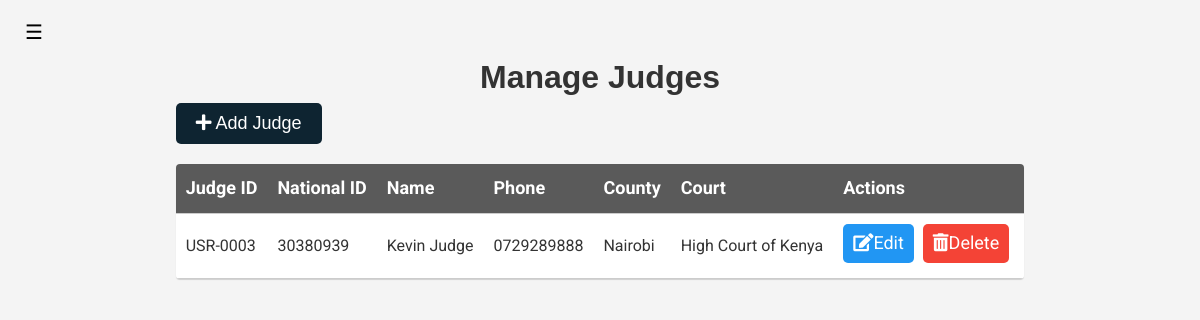
/admin-manage-judge (signed in), run on the app's committed database.
### court_proceedings_management_application/models.py (models this page shows, shortened)
class User(AbstractUser, PermissionsMixin):
    ROLES = (
        ('admin', 'Admin'),
        ('clerk', 'Clerk'),
        ('judge', 'Judge'),
        ('participant', 'Participant'),
        ('lawyer', 'Lawyer'),
    )
    COUNTY_CHOICES = (
        ('Baringo', 'Baringo'),
        ('Bomet', 'Bomet'),
        ('Bungoma', 'Bungoma'),
        ('Busia', 'Busia'),
        ('Elgeyo Marakwet', 'Elgeyo Marakwet'),
        ('Embu', 'Embu'),
        ('Garissa', 'Garissa'),
        ('Homa Bay', 'Homa Bay'),
        ('Isiolo', 'Isiolo'),
        ('Kajiado', 'Kajiado'),
        ('Kakamega', 'Kakamega'),
        ('Kericho', 'Kericho'),
        ('Kiambu', 'Kiambu'),
        ('Kilifi', 'Kilifi'),
        ('Kirinyaga', 'Kirinyaga'),
        ('Kisii', 'Kisii'),
        ('Kisumu', 'Kisumu'),
        ('Kitui', 'Kitui'),
        ('Kwale', 'Kwale'),
        ('Laikipia', 'Laikipia'),
        ('Lamu', 'Lamu'),
        ('Machakos', 'Machakos'),
        ('Makueni', 'Makueni'),
        ('Mandera', 'Mandera'),
        ('Marsabit', 'Marsabit'),
        ('Meru', 'Meru'),
        ('Migori', 'Migori'),
        ('Mombasa', 'Mombasa'),
        ('Murang\'a', 'Murang\'a'),
        ('Nairobi', 'Nairobi'),
        ('Nakuru', 'Nakuru'),
        ('Nandi', 'Nandi'),
        ('Narok', 'Narok'),
        ('Nyamira', 'Nyamira'),
        ('Nyandarua', 'Nyandarua'),
        ('Nyeri', 'Nyeri'),
        ('Samburu', 'Samburu'),
        ('Siaya', 'Siaya'),
        ('Taita Taveta', 'Taita Taveta'),
        ('Tana River', 'Tana River'),
        ('Tharaka Nithi', 'Tharaka Nithi'),
    )
    TRIBE_CHOICES = (
        ('Kikuyu', 'Kikuyu'),
        ('Luhya', 'Luhya'),
        ('Luo', 'Luo'),
        ('Kalenjin', 'Kalenjin'),
        ('Kamba', 'Kamba'),
        ('Kisii', 'Kisii'),
        ('Mijikenda', 'Mijikenda'),
        ('Meru', 'Meru'),
        ('Turkana', 'Turkana'),
        ('Maasai', 'Maasai'),
        ('Embu', 'Embu'),
        ('Taita', 'Taita'),
        ('Giriama', 'Giriama'),
        ('Rendille', 'Rendille'),
        ('Borana', 'Borana'),
        ('Samburu', 'Samburu'),
        ('Pokomo', 'Pokomo'),
        ('Orma', 'Orma'),
        ('Elmolo', 'Elmolo'),
        ('Digo', 'Digo'),
        ('Swahili', 'Swahili'),
        ('Taveta', 'Taveta'),
        ('Kuria', 'Kuria'),
        ('Mbeere', 'Mbeere'),
        ('Tharaka', 'Tharaka'),
        ('Gusii', 'Gusii'),
        ('Ilchamus', 'Ilchamus'),
        ('Kalenjin', 'Kalenjin'),
        ('Kamba', 'Kamba'),
        ('Kikuyu', 'Kikuyu'),
        ('Kisii', 'Kisii'),
        ('Kuria', 'Kuria'),
        ('Luhya', 'Luhya'),
        ('Luo', 'Luo'),
        ('Maasai', 'Maasai'),
        ('Meru', 'Meru'),
        ('Mijikenda', 'Mijikenda'),
        ('Pokomo', 'Pokomo'),
        ('Rendille', 'Rendille'),
        ('Samburu', 'Samburu'),
        ('Somali', 'Somali'),
        ('Swahili', 'Swahili'),
        ('Taita', 'Taita'),
        ('Taveta', 'Taveta'),
        ('Tharaka', 'Tharaka'),
        ('Turkana', 'Turkana'),
        ('Gabra', 'Gabra'),
        ('Giriama', 'Giriama'),
    )
    GENDER_CHOICES = (
        ('male', 'Male'),
        ('female', 'Female'),
        ('prefer not to say', 'Prefer not to say'),
    )
    profile_image = models.ImageField(upload_to='profile_images/', null=True, blank=True, default='profile_images'
                                                                                                  '/default.png')
    user_id = models.CharField(max_length=30, unique=True)
    first_name = models.CharField(max_length=30)
    last_name = models.CharField(max_length=30, null=True, blank=True)
    username = models.CharField(max_length=30, unique=True)
    email = models.EmailField(unique=True)
    role = models.CharField(max_length=30, choices=ROLES, default='observer')
    national_id = models.IntegerField(unique=True)
    county_of_residence = models.CharField(max_length=30, choices=COUNTY_CHOICES, default='Nairobi')
    phone_number = models.CharField(max_length=15, blank=True)
    gender = models.CharField(max_length=30, choices=GENDER_CHOICES, default='prefer not to say')
    tribe = models.CharField(max_length=30, choices=TRIBE_CHOICES, default='Kikuyu')
    date_of_birth = models.DateField()
    address = models.CharField(max_length=255)
    password = models.CharField(max_length=30)
    is_active = models.BooleanField(default=True)
    is_staff = models.BooleanField(default=False)
    is_superuser = models.BooleanField(default=False)
    date_joined = models.DateTimeField(auto_now_add=True)
    created_by = models.ForeignKey('self', on_delete=models.SET_NULL, null=True, blank=True)
    is_approved = models.BooleanField(default=False)
    courts = models.ManyToManyField('Court', related_name='users', blank=True)
    @property
    def is_authenticated(self):
        return bool(self.username and self.password)

class Court(models.Model):
    COURT_TYPES = (
        ('high court', 'High Court'),
        ('magistrate court', 'Magistrate Court'),
        ('environment court', 'Environment and Land Court'),
        ('labour court', 'Employment and Labour Court'),
        ('anti-corruption court', 'Anti-Corruption Court'),
        ('children court', 'Children\'s Court'),
        ('maritime court', 'Maritime Court'),
        ('military court', 'Military Court'),
        ('tax court', 'Tax Court'),
        ('appeal court', 'Court of Appeal'),
        ('supreme court', 'Supreme Court'),
    )
    name = models.CharField(max_length=255)
    court_id = models.CharField(max_length=30, unique=True)
    court_logo = models.ImageField(upload_to='court_logos/', null=True, blank=True,
                                   default='../static/images/default_court.png')
    court_email = models.EmailField()
    court_phone = models.CharField(max_length=15, blank=True)
    court_address = models.CharField(max_length=255)
    location = models.CharField(max_length=255, choices=User.COUNTY_CHOICES)
    court_type = models.CharField(max_length=255, choices=COURT_TYPES)
    created_by = models.ForeignKey(User, on_delete=models.CASCADE)
    created_on = models.DateTimeField(auto_now_add=True, null=True)

### court_proceedings_management_application/views.py (the view)
# urls.py: path('admin-manage-judge', views.AdminManageJudgeView.as_view(), name='admin-manage-judge'),
class AdminManageJudgeView(View):
    def __init__(self, *args, **kwargs):
        super().__init__(*args, **kwargs)
        self.user_service = UserService()
    def get(self, request):
        if not request.user.is_authenticated:
            return redirect('login')
        user = request.user
        user_info = self.user_service.get_user_info(user.username)
        try:
            judges = self.user_service.get_user_by_role('judge')
        except:
            judges = None
            messages.error(request, 'No judges found in the database', extra_tags='toast')
        context = {
            'user_info': user_info,
            'judges': judges
        }
        return render(request, 'admin-manage-judge.html', context)

### court_proceedings_management_application/interfaces/user_database.py (called while the page is built)
    def get_user_info(self, username):
        try:
            return get_object_or_404(User, username=username)
        except User.DoesNotExist:
            return UserDoesNotExist(f'User with username {username} does not exist')

    def get_user_by_role(self, role):
        try:
            return User.objects.filter(role=role)
        except User.DoesNotExist:
            return UserDoesNotExist(f'User with role {role} does not exist')

### court_proceedings_management_application/interfaces/user_service.py (called while the page is built)
    def get_user_info(self, username):
        try:
            return self.user_database.get_user_info(username)
        except UserDoesNotExist as e:
            print(e)
            return None

    def get_user_by_role(self, role):
        try:
            return self.user_database.get_user_by_role(role)
        except UserDoesNotExist as e:
            print(e)
            return None

### templates/admin-manage-judge.html (shortened to what this page needs)
{% extends 'sidebar.html' %}
{% load static %}
    {% block title %}
        Manage Judges
    {% endblock %}
    {% block content %}
        <article aria-label="clerk-table">
            <button class="btn btn-primary btn-primary-action" onclick="redirectToCreateClerk()"><i
                    class="fas fa-plus"></i> Add
                Judge
            </button>
            <div class="table-container">
                <table class="material-table">
                    <thead>
                    <tr>
                        <th>Judge ID</th>
                        <th>National ID</th>
                        <th>Name</th>
                        <th>Phone</th>
                        <th>County</th>
                        <th>Court</th>
                        <th>Actions</th>
                    </tr>
                    </thead>
                    <tbody>
                    {% for judge in judges %}
                        <tr>
                            <td>{{ judge.user_id }}</td>
                            <td>{{ judge.national_id }}</td>
                            <td>{{ judge.first_name }} {{ judge.last_name }}</td>
                            <td>{{ judge.phone_number }}</td>
                            <td>{{ judge.county_of_residence }}</td>
                            {% if judge.courts.all %}
                                {% with judge.courts.all as courts %}
                                    {% if courts|length == 0 %}
                                        <td>NA</td>
                                    {% elif courts|length == 1 %}
                                        <td>{{ courts.0.name }}</td>
                                    {% else %}
                                        <td>{{ courts.0.name }} & {{ courts|length|add:"-1" }} Others</td>
                                    {% endif %}
                                {% endwith %}
                            {% else %}
                                <td>NA</td>
                            {% endif %}
                            <td>
                                <a class="btn btn-info btn-secondary-action"
                                   href="{% url 'admin-edit-judge' user_id=judge.id %}"><i class="fas fa-edit"></i>Edit</a>
                                <a class="btn btn-danger btn-secondary-action"
                                   href="{% url 'admin-delete-judge' user_id=judge.id %}"
                                   onclick="confirmDeleteDialog(event, this.href)"><i
                                        class="fas fa-trash-alt"></i>Delete</a>
                            </td>
                        </tr>
                    {% endfor %}
                    </tbody>
                </table>
            </div>
        </article>
    {% endblock %}

### static/styles/main.css (style rules this page uses)
body { font-family: 'Roboto Light', sans-serif; font-size: 16px; line-height: 1.6; color: #333; background-color: #f4f4f4; }
* { margin: 0; padding: 0; box-sizing: border-box; }
a { text-decoration: none; }
.btn { display: inline-block; padding: 10px 20px; color: #fff; border: none; border-radius: 5px; cursor: pointer; text-decoration: none; font-size: 18px; }
.btn-primary { background: #0e2431; color: #fff !important; }
.btn-danger { background: #f44336; }
.btn-info { background: #2196f3; }

### data on the page
User: user_id "USR-0003", national_id "30380939", first_name "Kevin", last_name "Judge", phone_number "0729289888", county_of_residence "Nairobi", courts.all.0.name "High Court of Kenya"
